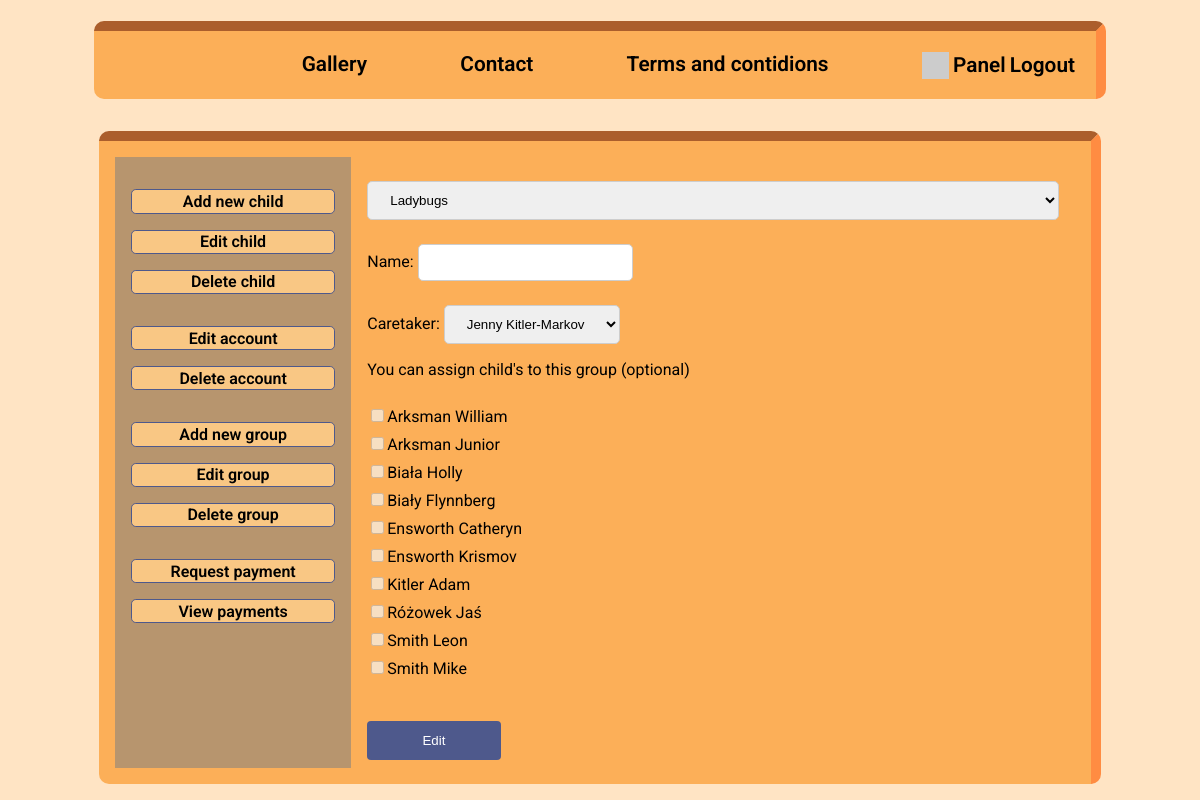
Screenshot of /panel/admin/edit_group/index.php (signed in) with the database file from the repository.
### tables this page shows
CREATE TABLE `children` (
  `id` int(11) NOT NULL,
  `name` text NOT NULL,
  `familyName` text NOT NULL,
  `birthdate` date NOT NULL,
  `groupId` text NOT NULL
);

### panel/admin/edit_group/index.php (the view, shortened to what this page needs)
<?php
$conn = mysqli_connect("localhost", "root", "", "kindergarten");
?>
<!DOCTYPE html>
<html lang="en">
<head>
    <link rel="stylesheet" href="../../../css/style.css">
    <link rel="stylesheet" href="../../../css/admin.css">
    <link rel="stylesheet" href="../../../css/edit_group.css">
</head>
<body>
<div id="container">
    <?php
    include "../../../navbar.php";
    ?>
</div>
<div id="content">
    <?php
    include "../sidebar.php";
    ?>
    <div id="data">
        <form action="" method="POST">
        <select name="group" id="group">
            <?php
            $query = mysqli_query($conn, "SELECT * FROM `groups`");
            while ($row = mysqli_fetch_array($query)){
                echo "<option value='{$row['groupId']}'>{$row['groupName']}</option>";
            }
            ?>
        </select>
            <label>
                Name:
                <input type="text" name="name" id="name">
            </label>
            <label>
                Caretaker:
                <select name="caretaker" id="caretaker">
                    <?php
                    $query = mysqli_query($conn, "SELECT * from accounts WHERE accountType='educator'");
                    while ($row = mysqli_fetch_array($query)){
                        echo "<option value='{$row['accountId']}'>{$row['name']} {$row['familyName']}</option>";
                    }
                    ?>
                </select>
            </label>
            You can assign child's to this group (optional)<br><br>
            <?php
            $query = mysqli_query($conn, "SELECT * from children ORDER BY familyName, 'name'");
            while ($row = mysqli_fetch_array($query)){
                $dis = 'disabled';
                echo "<label><input type='checkbox' class='checkbox' name='{$row['id']}' {$dis}>{$row['familyName']} {$row['name']}</label>";
            }
            ?><br>
            <input type="submit" value="Edit">
        </form>
    </div>
</div>
</body>
</html>

### css/style.css (style rules this page uses)
body { font-family: Roboto, sans-serif; }
#content { width: 80vw; background-color: #FCAF58; margin: 2em auto auto; border: #FF8C42 10px inset; border-radius: 10px; border-bottom: none; border-left: none; padding: 1em; }
input[type=text], select, input[type=date], input[type=email], input[type=password] { box-sizing: border-box; padding: 10px 18px; margin: 8px 0px; border: 1px solid #cdcdcd; border-radius: 5px; display: inline-block; }
label { display: flex; flex-direction: column; }
input[type=submit], input[type=button] { color: white; padding: 12px 18px; margin: 8px 0; border: none; border-radius: 4px; cursor: pointer; background-color: #4E598C; }
body { background: bisque; }

### css/admin.css (style rules this page uses)
#content { display: flex; flex-direction: row; justify-content: space-between; }
#data { padding: 0 1em 0 1em; flex-grow: 5; }

### css/edit_group.css (style rules this page uses)
form { margin-top: 1em; display: flex; flex-direction: column; gap: 0.5em; text-align: left; }
input[type="submit"] { max-width: 10em; }
label { display: block !important; }

### rows the page displays
children: familyName "Arksman", name "William"
children: familyName "Arksman", name "Junior"
children: familyName "Biała", name "Holly"
children: familyName "Biały", name "Flynnberg"
children: familyName "Ensworth", name "Catheryn"
children: familyName "Ensworth", name "Krismov"
children: familyName "Kitler", name "Adam"
children: familyName "Różowek", name "Jaś"
children: familyName "Smith", name "Leon"
children: familyName "Smith", name "Mike"

### other values shown
form field group "Ladybugs"
form field caretaker "Jenny Kitler-Markov"
